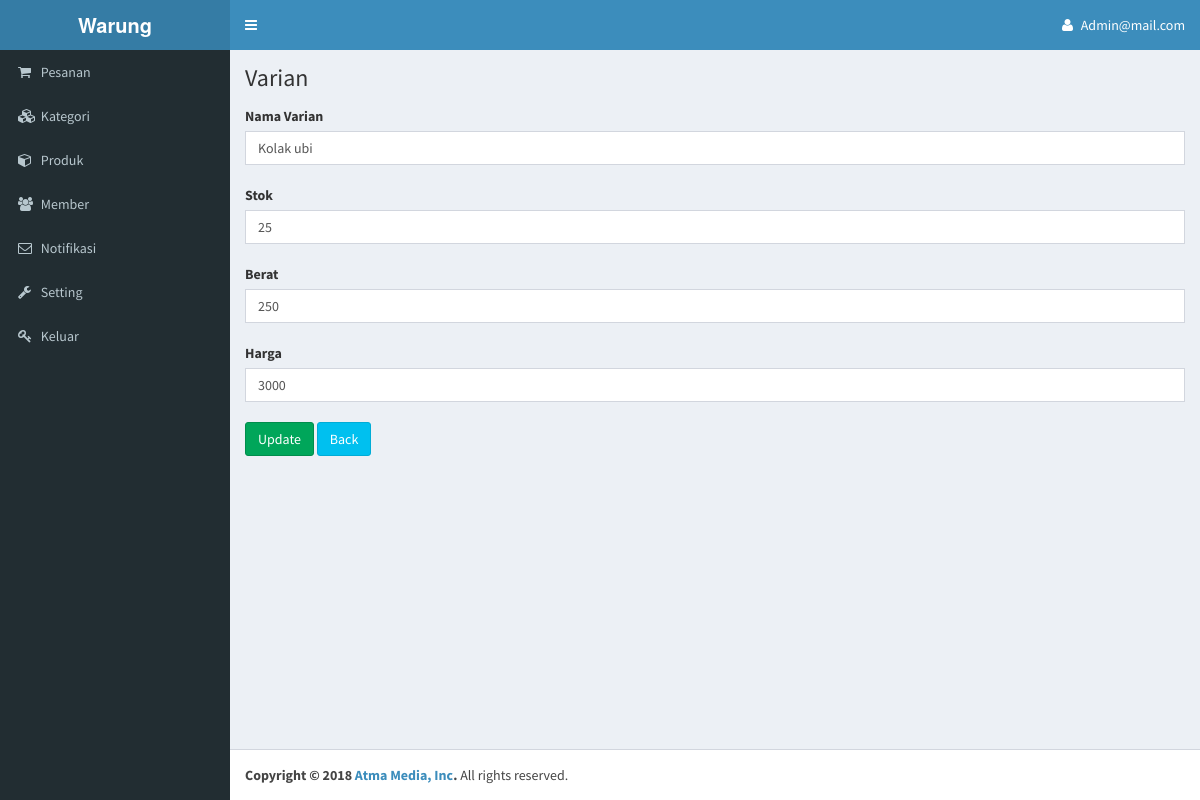
Page /editvarian.php?id=9 (signed in) on the committed database.
### tables this page shows
CREATE TABLE `varian` (
  `id` int(11) NOT NULL,
  `produk_id` int(11) NOT NULL,
  `nama` varchar(50) NOT NULL,
  `stok` int(11) NOT NULL,
  `berat` int(11) NOT NULL,
  `harga` varchar(12) NOT NULL
);

### editvarian.php (the view, shortened to what this page needs)
<?php
if(isset($_SESSION['id'])){
include "header.php";
?>
      <div class="content-wrapper">
        <section class="content-header">
          <h1>
            Varian
          </h1>
        </section>
		<section class="content">
		<?php
if(isset($_GET['id'])){
$stmt = $connect->query("SELECT * FROM varian WHERE id='$_GET[id]'");
$s = $stmt->fetch_assoc();
$nama = $s['nama'];
$stok = $s['stok'];
$berat = $s['berat'];
$harga = $s['harga'];
$btnv = "Update";
$btn = "upd";
}else{
$produkid=$_GET['produkid'];
$nama = ""; $stok = "";$berat = "";$harga = "";
$btn = "add";
$btnv = "Tambah";
}
		if(isset($_POST['add'])){
            $name = $_POST['nama'];
            $stok = $_POST['stok'];
            $berat = $_POST['berat'];
            $harga = $_POST['harga'];
            $produkid = $_GET['produkid'];
			$date = date('Y-m-d H:i:s');
            $in = $connect->query("INSERT INTO varian SET produk_id='$produkid',nama ='$name',stok ='$stok',berat ='$berat',harga ='$harga' ");
			if($in){
			echo '<div class="alert alert-success" role="alert">Buat Varian Berhasil</div>';
			}else{
			echo '<div class="alert alert-danger" role="alert">Varian Belum Tersimpan</div>';
            }
}else if(isset($_GET['d'])){
$stmt = hapus('varian','id',$_GET['d']);
echo '<div class="alert alert-success" role="alert">Hapus Berhasil</div>';
}else{
		?>
		<form method="POST" enctype="multipart/form-data">
		<label>Nama Varian</label><br>
		<input name="nama" type="text" class="form-control" value="<?php echo $nama;?>" required="required"><br>
		<label>Stok</label><br>
        <input name="stok" type="text" class="form-control" value="<?php echo $stok;?>" required="required"><br>
        <label>Berat</label><br>
        <input name="berat" type="text" class="form-control" value="<?php echo $berat;?>" required="required"><br>
        <label>Harga</label><br>
		<input name="harga" type="text" class="form-control" value="<?php echo $harga;?>" required="required"><br>
        <input name="<?php echo $btn;?>" type="submit" value="<?php echo $btnv;?>" class="btn btn-success">
        <a href="varian.php?produkid=<?php echo $produkid;?>" class="btn btn-info">Back</a>
        </form>
<?php
}
echo '</section>
      </div>';
include "footer.php";
}else{
header('location:signin.php');
}
?>

### rows in the picture
varian: nama "Kolak ubi", stok "25", berat "250", harga "3000"

### other values in the picture
$_SESSION['id'] "Admin@mail.com"
